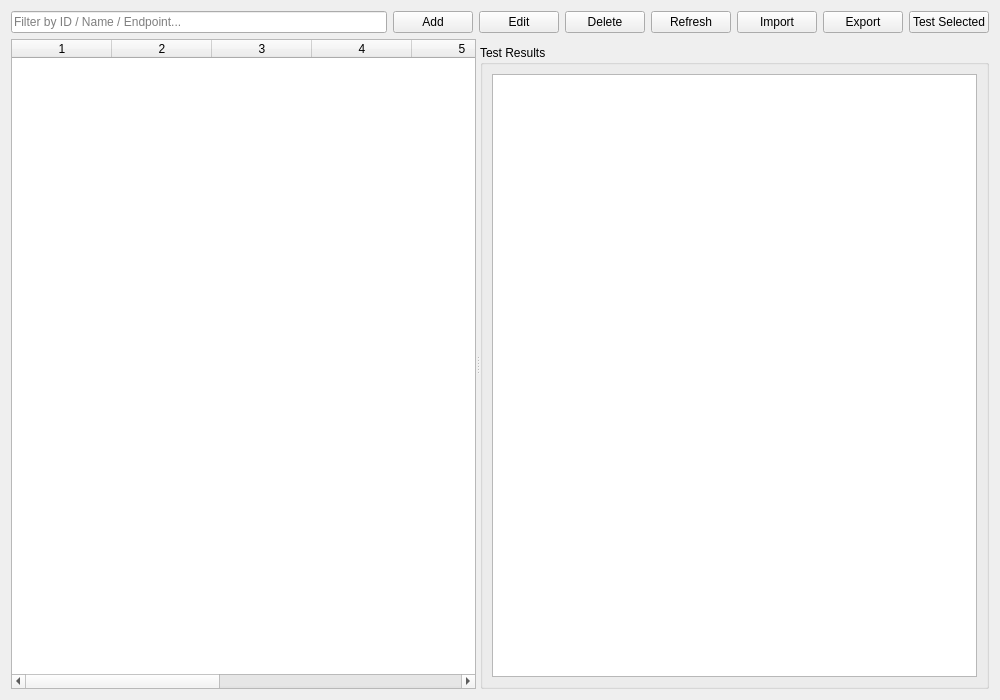
<?xml version="1.0" encoding="UTF-8"?>
<ui version="4.0">
    <class>DeviceManagementWidget</class>
    <widget class="QWidget" name="DeviceManagementWidget">
        <property name="geometry">
            <rect>
                <x>0</x>
                <y>0</y>
                <width>1000</width>
                <height>700</height>
            </rect>
        </property>
        <property name="minimumSize">
            <size>
                <width>800</width>
                <height>600</height>
            </size>
        </property>
        <layout class="QVBoxLayout" name="verticalLayout">
            <item>
                <layout class="QHBoxLayout" name="topLayout">
                    <item>
                        <widget class="QLineEdit" name="leFilter">
                            <property name="placeholderText">
                                <string>Filter by ID / Name / Endpoint...</string>
                            </property>
                        </widget>
                    </item>
                    <item>
                        <widget class="QPushButton" name="btnAdd">
                            <property name="text">
                                <string>Add</string>
                            </property>
                        </widget>
                    </item>
                    <item>
                        <widget class="QPushButton" name="btnEdit">
                            <property name="text">
                                <string>Edit</string>
                            </property>
                        </widget>
                    </item>
                    <item>
                        <widget class="QPushButton" name="btnDelete">
                            <property name="text">
                                <string>Delete</string>
                            </property>
                        </widget>
                    </item>
                    <item>
                        <widget class="QPushButton" name="btnRefresh">
                            <property name="text">
                                <string>Refresh</string>
                            </property>
                        </widget>
                    </item>
                    <item>
                        <widget class="QPushButton" name="btnImport">
                            <property name="text">
                                <string>Import</string>
                            </property>
                        </widget>
                    </item>
                    <item>
                        <widget class="QPushButton" name="btnExport">
                            <property name="text">
                                <string>Export</string>
                            </property>
                        </widget>
                    </item>
                    <item>
                        <widget class="QPushButton" name="btnTest">
                            <property name="text">
                                <string>Test Selected</string>
                            </property>
                        </widget>
                    </item>
                </layout>
            </item>
            <item>
                <widget class="QSplitter" name="mainSplitter">
                    <property name="orientation">
                        <enum>Qt::Horizontal</enum>
                    </property>
                    <widget class="QWidget" name="leftPane">
                        <layout class="QVBoxLayout" name="leftLayout">
                            <item>
                                <widget class="QTableWidget" name="tableWidget">
                                    <property name="columnCount">
                                        <number>9</number>
                                    </property>
                                </widget>
                            </item>
                        </layout>
                    </widget>
                    <widget class="QWidget" name="rightPane">
                        <layout class="QVBoxLayout" name="rightLayout">
                            <item>
                                <!-- chart placeholder: if Qt Charts available we can replace this
                                at runtime -->
                                <widget class="QWidget" name="chartWidget">
                                    <property name="minimumHeight">
                                        <number>120</number>
                                    </property>
                                </widget>
                            </item>
                            <item>
                                <widget class="QGroupBox" name="groupTestResults">
                                    <property name="title">
                                        <string>Test Results</string>
                                    </property>
                                    <layout class="QVBoxLayout" name="resultsLayout">
                                        <item>
                                            <widget class="QTextEdit" name="teTestResults">
                                                <property name="readOnly">
                                                    <bool>true</bool>
                                                </property>
                                            </widget>
                                        </item>
                                    </layout>
                                </widget>
                            </item>
                        </layout>
                    </widget>
                </widget>
            </item>
        </layout>
    </widget>
    <resources />
    <connections />
</ui>
